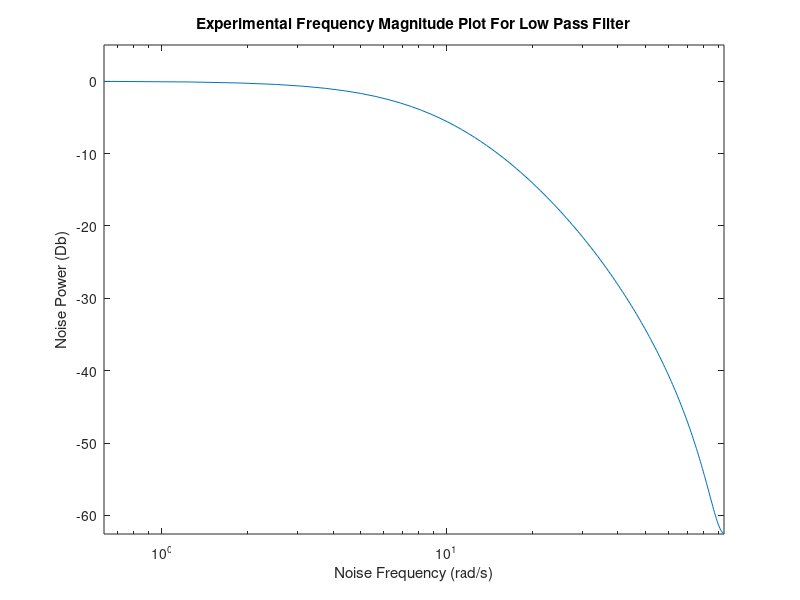

Here is the MATLAB script that generated this plot:
csv = csvread('LPF_Test_Output_Only_Numbers_No_Aliasing.csv');
w = 2*pi*csv(:,1);
semilogx(w,csv(:,4))
title('Experimental Frequency Magnitude Plot For Low Pass Filter');
axis([-inf, inf, -inf, 5]);
ylabel('Noise Power (Db)');
xlabel('Noise Frequency (rad/s)');